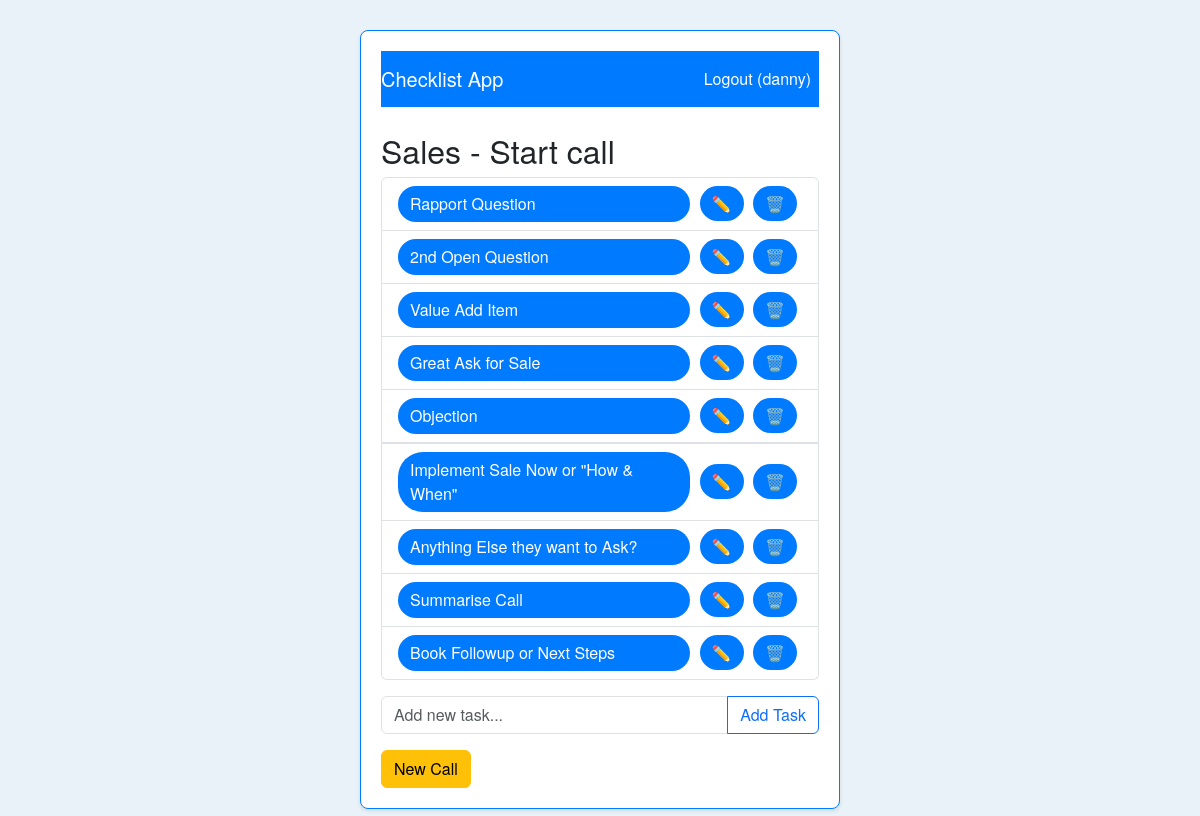
Page /checklist/sales/start call (signed in) on the committed database.
### your_project/app.py (models this page shows, shortened)
class User(UserMixin, db.Model):
    id = db.Column(db.Integer, primary_key=True)
    username = db.Column(db.String(150), unique=True, nullable=False)
    password_hash = db.Column(db.String(150), nullable=False)
    tasks = db.relationship('Task', backref='owner', lazy=True)

class Task(db.Model):
    id = db.Column(db.Integer, primary_key=True)
    user_id = db.Column(db.Integer, db.ForeignKey('user.id'), nullable=False)
    call_type = db.Column(db.String(50), nullable=False)
    checklist_type = db.Column(db.String(50), nullable=False)
    text = db.Column(db.String(250), nullable=False)
    done = db.Column(db.Boolean, default=False)
    parent_task_id = db.Column(db.Integer, db.ForeignKey('task.id'), nullable=True)
    subtasks = db.relationship('Task', backref=db.backref('parent', remote_side=[id]), lazy=True)
    created_at = db.Column(db.DateTime, default=datetime.utcnow)

### your_project/app.py (the view)
@app.route("/checklist/<call_type>/<checklist_type>")
@login_required
def checklist(call_type, checklist_type):
    populate_default_tasks(current_user, call_type, checklist_type)
    tasks = Task.query.filter_by(
        user_id=current_user.id,
        call_type=call_type,
        checklist_type=checklist_type,
        parent_task_id=None
    ).order_by(Task.id).all()
    return render_template("checklist.html", call_type=call_type, checklist_type=checklist_type, tasks=tasks)

### your_project/app.py (called while the page is built, shortened)
@login_manager.user_loader
def load_user(user_id):
    return User.query.get(int(user_id))

def populate_default_tasks(user, call_type, checklist_type):
    existing = Task.query.filter_by(
        user_id=user.id, call_type=call_type, checklist_type=checklist_type, parent_task_id=None
    ).first()

### your_project/templates/checklist.html (shortened to what this page needs)
{% extends "base.html" %}
{% block content %}
  <h2>{{ call_type.capitalize() }} - {{ checklist_type.capitalize() }}</h2>
  <ul class="list-group mb-3">
    {% for task in tasks %}
      <li class="list-group-item d-flex justify-content-between align-items-center">
        <a href="{{ url_for('toggle_task', task_id=task.id) }}"
           class="button-emoji task-text {% if task.done %}done-task{% endif %} text-start">
          {{ task.text }}
        </a>
        <div>
          <a href="{{ url_for('edit_task', task_id=task.id) }}" class="button-emoji">✏️</a>
          <a href="{{ url_for('delete_task', task_id=task.id) }}" class="button-emoji">🗑️</a>
        </div>
      </li>
    {% endfor %}
  </ul>
  <form action="{{ url_for('add_task', call_type=call_type, checklist_type=checklist_type) }}" method="post">
    <div class="input-group">
      <input type="text" name="task_text" class="form-control" placeholder="Add new task..." required>
      <button class="btn btn-outline-primary" type="submit">Add Task</button>
    </div>
  </form>
  <a href="{{ url_for('new_call', call_type=call_type, checklist_type=checklist_type) }}" class="btn btn-warning mt-3">
    New Call
  </a>
{% endblock %}

### your_project/templates/base.html (shortened to what this page needs)
<!DOCTYPE html>
<html lang="en">
<head>
    <link href="https://cdn.jsdelivr.net/npm/bootstrap@5.3.0/dist/css/bootstrap.min.css" rel="stylesheet">
    <link rel="stylesheet" href="{{ url_for('static', filename='style.css') }}">
</head>
<body>
    <div class="custom-container">
        <nav class="navbar navbar-expand-lg mb-4">
            <a class="navbar-brand" href="{{ url_for('home') }}">Checklist App</a>
            <div class="collapse navbar-collapse">
                <ul class="navbar-nav ms-auto">
                    {% if current_user.is_authenticated %}
                    <li class="nav-item">
                        <a class="nav-link" href="{{ url_for('logout') }}">Logout ({{ current_user.username }})</a>
                    </li>
                    {% else %}
                    <li class="nav-item">
                        <a class="nav-link" href="{{ url_for('login') }}">Login</a>
                    </li>
                    {% endif %}
                </ul>
            </div>
        </nav>
        {% block content %}{% endblock %}
    </div>
</body>
</html>

### your_project/static/style.css (style rules this page uses)
body { background-color: #e9f2f9; font-family: "Helvetica Neue", Helvetica, Arial, sans-serif; margin: 0; padding: 0; }
.custom-container { max-width: 480px; margin: 30px auto; background-color: #fff; border: 1px solid #007bff; border-radius: 8px; padding: 20px; box-shadow: 0 2px 4px rgba(0,0,0,0.1); }
.navbar { background-color: #007bff; }
.navbar-brand, .nav-link { color: #fff !important; }
.button-emoji { font-size: 1rem; padding: 6px 12px; border: none; background-color: #007bff; color: #fff; border-radius: 25px; margin-right: 5px; cursor: pointer; transition: background-color 0.3s ease, transform 0.2s; text-decoration: none; }
.list-group-item a.task-text { flex: 1; margin-right: 10px; white-space: normal; }
.list-group-item { white-space: nowrap; overflow: hidden; }

### rows in the picture
User: username "danny"
Task: text "Rapport Question"
Task: text "2nd Open Question"
Task: text "Value Add Item"
Task: text "Great Ask for Sale"
Task: text "Objection"
Task: text "Implement Sale Now or \"How & When\""
Task: text "Anything Else they want to Ask?"
Task: text "Summarise Call"
Task: text "Book Followup or Next Steps"

### other values in the picture
{{ call_type.capitalize() }} "Sales"
{{ checklist_type.capitalize() }} "Start call"
